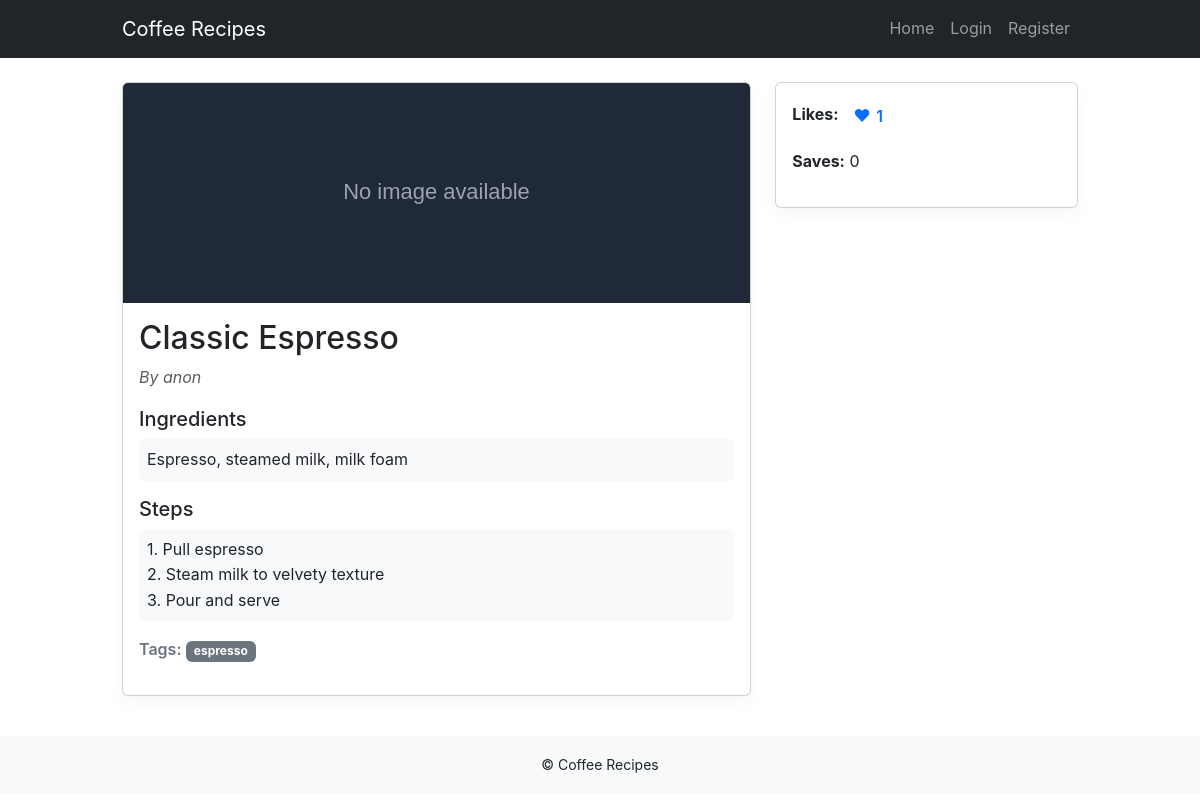
The app's page /recipe/7 with its own data.
### app/models.py (models this page shows, shortened)
class Recipe(db.Model):
    id = db.Column(db.Integer, primary_key=True)
    title = db.Column(db.String(140), nullable=False)
    description = db.Column(db.Text)
    ingredients = db.Column(db.Text)
    steps = db.Column(db.Text)
    image = db.Column(db.String(200))
    image_url = db.Column(db.String(400))
    created_at = db.Column(db.DateTime, server_default=db.func.now())
    author_id = db.Column(db.Integer, db.ForeignKey('user.id'))
    tags = db.relationship('Tag', secondary=recipe_tags, backref='recipes')

class Tag(db.Model):
    id = db.Column(db.Integer, primary_key=True)
    name = db.Column(db.String(64), unique=True, nullable=False)

### app/routes_web.py (the view)
@bp.route('/recipe/<int:recipe_id>')
def recipe(recipe_id):
    r = Recipe.query.get_or_404(recipe_id)
    return render_template('recipe.html', recipe=r)

### app/templates/recipe.html (shortened to what this page needs)
{% extends 'base.html' %}
{% block content %}
<div class="row">
  <div class="col-md-8">
    <div class="card mb-3">
      {% if recipe.image and recipe.image_file_exists() %}
        <img src="{{ url_for('static', filename='uploads/' ~ recipe.image) }}" class="card-img-top" alt="{{ recipe.title }}">
      {% elif recipe.image_url %}
        <img src="{{ recipe.image_url }}" class="card-img-top" alt="{{ recipe.title }}">
      {% else %}
        <img src="{{ url_for('static', filename='placeholder.svg') }}" class="card-img-top" alt="No image">
      {% endif %}
      <div class="card-body">
        <h2 class="card-title">{{ recipe.title }}</h2>
        <p class="text-muted by-text">By {{ recipe.author.username if recipe.author else 'anon' }}</p>
        <h5>Ingredients</h5>
        <pre class="bg-light p-2 rounded">{{ recipe.ingredients }}</pre>
        <h5 class="mt-3">Steps</h5>
        <pre class="bg-light p-2 rounded">{{ recipe.steps }}</pre>
        <p class="mt-3"><strong class="tags-label">Tags:</strong> {% for t in recipe.tags %}<span class="badge bg-secondary">{{ t.name }}</span> {% endfor %}</p>
      </div>
    </div>
  </div>
  <div class="col-md-4">
    <div class="card">
      <div class="card-body">
        <p>
          <strong>Likes:</strong>
          <button type="button" class="btn btn-outline-primary like-btn" data-recipe-id="{{ recipe.id }}" data-liked="{% if current_user.is_authenticated and current_user.liked.filter_by(id=recipe.id).first() %}1{% else %}0{% endif %}">
            <span class="heart">♥</span>
            <span class="like-count">{{ recipe.liked_by|length }}</span>
          </button>
        </p>
        <p><strong>Saves:</strong> {{ recipe.saves|length if recipe.saves is not none else 0 }}</p>
      </div>
    </div>
  </div>
</div>
{% endblock %}

### app/templates/base.html (shortened to what this page needs)
<!doctype html>
<html lang="en">
  <head>
    <link href="https://cdn.jsdelivr.net/npm/bootstrap@5.3.0/dist/css/bootstrap.min.css" rel="stylesheet">
    <link rel="stylesheet" href="{{ url_for('static', filename='style.css') }}">
  </head>
  <body>
    <nav class="navbar navbar-expand-lg navbar-dark bg-dark">
      <div class="container">
        <a class="navbar-brand" href="{{ url_for('web.index') }}">Coffee Recipes</a>
        <div class="collapse navbar-collapse" id="navMenu">
          <ul class="navbar-nav ms-auto mb-2 mb-lg-0">
            <li class="nav-item"><a class="nav-link" href="{{ url_for('web.index') }}">Home</a></li>
            {% if current_user.is_authenticated %}
              <li class="nav-item"><a class="nav-link" href="{{ url_for('web.add') }}">Add</a></li>
              <li class="nav-item"><a class="nav-link" href="{{ url_for('web.profile') }}">Profile</a></li>
              <li class="nav-item"><a class="nav-link" href="{{ url_for('auth.logout') }}">Logout</a></li>
            {% else %}
              <li class="nav-item"><a class="nav-link" href="{{ url_for('auth.login') }}">Login</a></li>
              <li class="nav-item"><a class="nav-link" href="{{ url_for('auth.register') }}">Register</a></li>
            {% endif %}
          </ul>
        </div>
      </div>
    </nav>
    <div class="container mt-4">
      {% block content %}{% endblock %}
    </div>
    <footer class="bg-light text-center py-3 mt-4">
      <div class="container">
        <small>© Coffee Recipes</small>
      </div>
    </footer>
  </body>
</html>

### app/static/style.css (style rules this page uses)
body { font-family: Inter, system-ui, -apple-system, 'Segoe UI', Roboto, 'Helvetica Neue', Arial; margin: 0; padding: 0; line-height: 1.6; font-size: 1rem; -webkit-font-smoothing: antialiased; -moz-osx-font-smoothing: grayscale; }
a { text-decoration: none; }
.card-img-top, .recipe-img { max-height: 220px; object-fit: cover; width: 100%; display: block; }
.card { box-shadow: 0 6px 18px rgba(0, 0, 0, 0.04); }
footer { background: #f8f9fa; }
pre, .recipe-block { white-space: pre-wrap; word-wrap: break-word; font-family: inherit; font-size: inherit; color: inherit; }
.container { max-width: 980px; }
.like-btn { background: none; border: 1px solid transparent; padding: .25rem .6rem; cursor: pointer; display: inline-flex; align-items: center; }
.like-btn .heart { font-size: 1.05rem; line-height: 1; }
.like-count { margin-left: .35rem; font-weight: 600; }
.by-text { color: #6b7280; font-style: italic; }
.tags-label { color: #6b7280; font-weight: 600; }

### records on screen
Recipe: title "Classic Espresso", ingredients "Espresso, steamed milk, milk foam", steps "1. Pull espresso 2. Steam milk to velvety texture 3. Pour and serve"
Tag: name "espresso"

### other values on screen
{{ recipe.author.username if recipe.author else 'anon' }} "anon"
{{ recipe.liked_by|length }} "1"
{{ recipe.saves|length if recipe.saves is not none else 0 }} "0"
